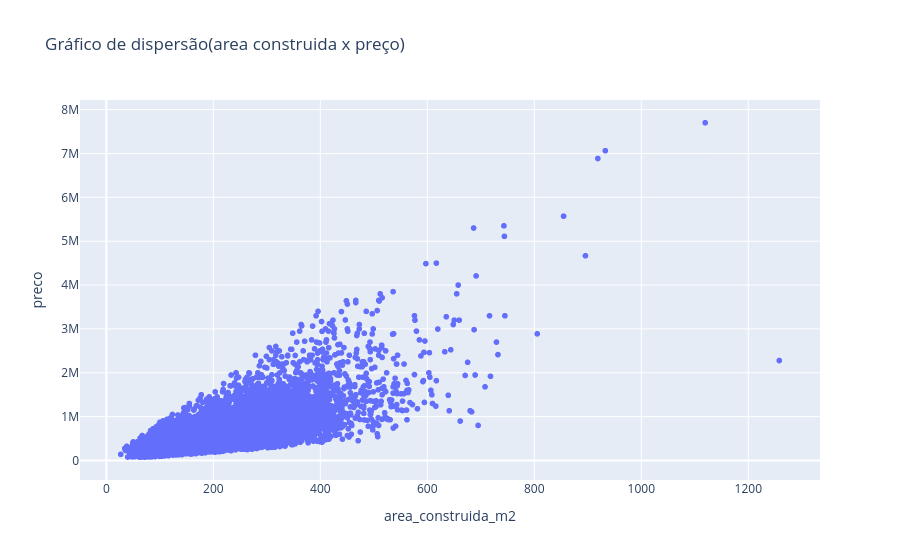

Write notebook code for a chart like this one.
### Code cell
fig = px.scatter(df_estatistica, x = 'area_construida_m2', y = 'preco', title = 'Gráfico de dispersão(area construida x preço)')
fig.show()

### Figure 1 — Plotly figure (JSON) as saved in the notebook; plotly's stock layout.template omitted (floating-point values rounded to 4 significant figures; data arrays with more than 128 entries replaced by an {"elided": "..."} marker saying what was removed)
{"data": [{"hovertemplate": "area_construida_m2=%{x}<br>preco=%{y}<extra></extra>", "legendgroup": "", "marker": {"color": "#636efa", "symbol": "circle"}, "mode": "markers", "name": "", "showlegend": false, "type": "scattergl", "x": {"elided": "21613 float values"}, "xaxis": "x", "y": {"elided": "21613 float values"}, "yaxis": "y"}], "layout": {"legend": {"tracegroupgap": 0}, "title": {"text": "Gráfico de dispersão(area construida x preço)"}, "xaxis": {"anchor": "y", "domain": [0, 1], "title": {"text": "area_construida_m2"}}, "yaxis": {"anchor": "x", "domain": [0, 1], "title": {"text": "preco"}}}}
